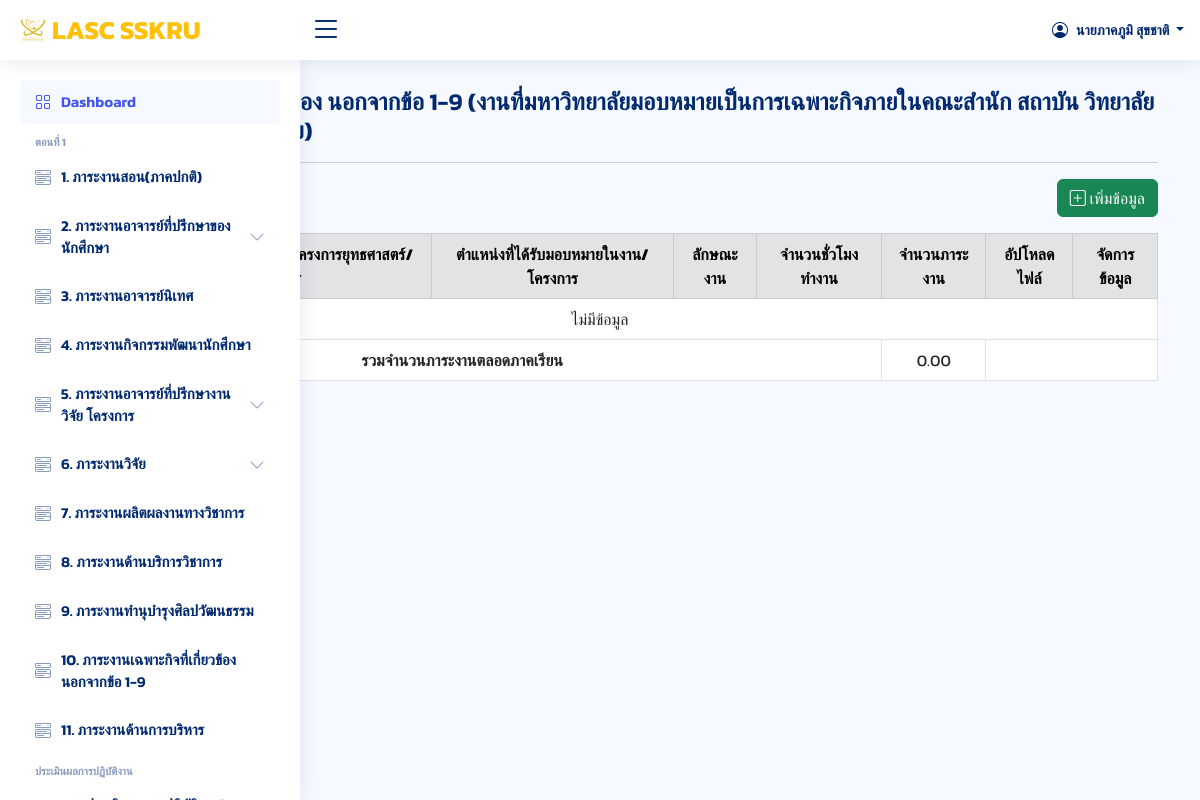
The page /index.php?page=1_10/index_1_10 (signed in) on the database its author committed.
### tables this page shows
CREATE TABLE `users` (
  `userId` int(20) NOT NULL,
  `academic_rank` varchar(50) NOT NULL,
  `nametitle` varchar(50) NOT NULL,
  `firstname` varchar(50) NOT NULL,
  `lastname` varchar(50) NOT NULL,
  `branch` varchar(50) NOT NULL,
  `email` varchar(50) NOT NULL,
  `password` varchar(255) NOT NULL,
  `urole` varchar(50) NOT NULL,
  `isAdmin` varchar(10) NOT NULL,
  `created_at` timestamp NOT NULL DEFAULT current_timestamp()
);

### index.php (the view, shortened to what this page needs)
<?php
  require_once 'config/db.php';
  $userId = $_SESSION['userId'];
  if (isset($_SESSION['userId'])) {
    $stmt = $conn->query("SELECT * FROM users WHERE userId = '$userId'");
    $stmt->execute();
    $row = $stmt->fetch(PDO::FETCH_ASSOC);
  }
?>
<!DOCTYPE html>
<html lang="en">
<head>
  <link href="assets/vendor/bootstrap/css/bootstrap.min.css" rel="stylesheet">
  <link href="assets/vendor/bootstrap-icons/bootstrap-icons.css" rel="stylesheet">
  <link href="assets/vendor/boxicons/css/boxicons.min.css" rel="stylesheet">
  <link href="assets/vendor/quill/quill.snow.css" rel="stylesheet">
  <link href="assets/vendor/quill/quill.bubble.css" rel="stylesheet">
  <link href="assets/vendor/remixicon/remixicon.css" rel="stylesheet">
  <link href="assets/vendor/simple-datatables/style.css" rel="stylesheet">
  <link href="assets/css/style.css" rel="stylesheet">
</head>
<body>
  <header id="header" class="header fixed-top d-flex align-items-center">
    <div class="d-flex align-items-center justify-content-between">
      <a class="logo d-flex align-items-center">
        <img src="assets/img/logo_lasc.png" alt="โลโก้คณะ">
        <span class="d-none d-lg-block" style="color: #ffc107;">LASC SSKRU</span>
      </a>
      <i class="bi bi-list toggle-sidebar-btn"></i>
    </div>
    <nav class="header-nav ms-auto">
      <ul class="d-flex align-items-center">
        <li class="nav-item dropdown pe-3">
          <a class="nav-link nav-profile d-flex align-items-center pe-0" href="#" data-bs-toggle="dropdown">
            <i class="bi bi-person-circle"></i>
            <span class="d-none d-md-block dropdown-toggle ps-2">
            <?php
                if($row['academic_rank'] == 'ไม่มี'){
                  echo  $row['nametitle'] . $row['firstname'] . ' ' . $row['lastname'];
                }elseif(($row['academic_rank'] == 'ศาสตราจารย์' or $row['academic_rank'] == 'รองศาสตราจารย์' or $row['academic_rank'] == 'ผู้ช่วยศาสตราจารย์')and $row['nametitle'] == 'ดร.'){
                  echo $row['academic_rank'] . ' ' . $row['nametitle'] . $row['firstname'] . ' ' . $row['lastname'];
                }elseif(($row['academic_rank'] == 'ศาสตราจารย์' or $row['academic_rank'] == 'รองศาสตราจารย์' or $row['academic_rank'] == 'ผู้ช่วยศาสตราจารย์')and ($row['nametitle'] == 'นาย' or $row['nametitle'] == 'นาง' or $row['nametitle'] == 'นางสาว')){
                  echo $row['academic_rank'] . $row['firstname'] . ' ' . $row['lastname'];
                }
            ?>
            </span>
          </a>
        </li>
      </ul>
    </nav>
  </header>
  <aside id="sidebar" class="sidebar">
    <ul class="sidebar-nav" id="sidebar-nav">
      <li class="nav-item">
        <a class="nav-link " href="index.php?page=users/dashboard">
          <i class="bi bi-grid"></i>
          <span>Dashboard</span>
        </a>
      </li>
      <li class="nav-heading">ตอนที่ 1</li>
      <li class="nav-item">
        <a class="nav-link collapsed" href="index.php?page=1_1/index_1_1">
          <i class="bi bi-menu-button-wide"></i>
          <span>1. ภาระงานสอน(ภาคปกติ)</span>
        </a>
      </li>
      <li class="nav-item">
        <a class="nav-link collapsed" data-bs-target="#components-nav1" data-bs-toggle="collapse" href="#">
          <i class="bi bi-menu-button-wide"></i><span>2. ภาระงานอาจารย์ที่ปรึกษาของนักศึกษา</span><i class="bi bi-chevron-down ms-auto"></i>
        </a>
      </li>
      <li class="nav-item">
        <a class="nav-link collapsed" href="index.php?page=1_3/index_1_3">
          <i class="bi bi-menu-button-wide"></i><span>3. ภาระงานอาจารย์นิเทศ</span>
        </a>
      </li>
      <li class="nav-item">
        <a class="nav-link collapsed" href="index.php?page=1_4/index_1_4">
          <i class="bi bi-menu-button-wide"></i><span>4. ภาระงานกิจกรรมพัฒนานักศึกษา</span>
        </a>
      </li>
      <li class="nav-item">
        <a class="nav-link collapsed" data-bs-target="#components-nav2" data-bs-toggle="collapse" href="#">
          <i class="bi bi-menu-button-wide"></i><span>5. ภาระงานอาจารย์ที่ปรึกษางานวิจัย โครงการ</span><i class="bi bi-chevron-down ms-auto"></i>
        </a>
      </li>
      <li class="nav-item">
        <a class="nav-link collapsed" data-bs-target="#components-nav3" data-bs-toggle="collapse" href="#">
          <i class="bi bi-menu-button-wide"></i><span>6. ภาระงานวิจัย</span><i class="bi bi-chevron-down ms-auto"></i>
        </a>
      </li>
      <li class="nav-item">
        <a class="nav-link collapsed" href="index.php?page=1_7/index_1_7">
          <i class="bi bi-menu-button-wide"></i><span>7. ภาระงานผลิตผลงานทางวิชาการ</span>
        </a>
      </li>
      <li class="nav-item">
        <a class="nav-link collapsed" href="index.php?page=1_8/index_1_8">
          <i class="bi bi-menu-button-wide"></i><span>8. ภาระงานด้านบริการวิชาการ</span>
        </a>
      </li>
      <li class="nav-item">
        <a class="nav-link collapsed" href="index.php?page=1_9/index_1_9">
          <i class="bi bi-menu-button-wide"></i><span>9. ภาระงานทำนุบำรุงศิลปวัฒนธรรม</span>
        </a>
      </li>
      <li class="nav-item">
        <a class="nav-link collapsed" href="index.php?page=1_10/index_1_10">
          <i class="bi bi-menu-button-wide"></i><span>10. ภาระงานเฉพาะกิจที่เกี่ยวข้อง นอกจากข้อ 1-9</span>
        </a>
      </li>
      <li class="nav-item">
        <a class="nav-link collapsed" href="index.php?page=1_11/index_1_11">
          <i class="bi bi-menu-button-wide"></i><span>11. ภาระงานด้านการบริหาร</span>
        </a>
      </li>
      <li class="nav-heading">ประเมินผลการปฏิบัติงาน</li>
      <li class="nav-item">
        <a class="nav-link collapsed" href="index.php?page=3/index_3">
          <i class="bi bi-menu-button-wide"></i><span>แบบประเมินผลการปฏิบัติงาน(สายวิชาการ)</span>
        </a>
      </li>
  </aside>
  <main>
    <br>
    <br>
    <br>
  </main>
</body>
</html>

### assets/css/style.css (style rules this page uses)
:root { scroll-behavior: smooth; }
body { font-family: 'Kanit', sans-serif; background: #f6f9ff; color: #444444; }
a { color: #4154f1; text-decoration: none; }
.logo { line-height: 1; }
@media (min-width: 1200px) { .logo { width: 280px; } }
.logo img { max-height: 26px; margin-right: 6px; }
.logo span { font-size: 26px; font-weight: 700; font-family: 'Kanit', sans-serif; }
.header { transition: all 0.5s; z-index: 997; height: 60px; box-shadow: 0px 2px 20px rgba(1, 41, 112, 0.1); background-color: #fff; padding-left: 20px; }
.header .toggle-sidebar-btn { font-size: 32px; padding-left: 10px; cursor: pointer; color: #012970; }
.header-nav ul { list-style: none; }
.header-nav>ul { margin: 0; padding: 0; }
.header-nav .nav-profile { color: #012970; }
.header-nav .nav-profile span { font-size: 14px; font-weight: 600; }
.sidebar { position: fixed; top: 60px; left: 0; bottom: 0; width: 300px; z-index: 996; transition: all 0.3s; padding: 20px; overflow-y: auto; scrollbar-width: thin; scrollbar-color: #aab7cf transparent; box-shadow: 0px 0px 20px rgba(1, 41, 112, 0.1); background-color: #fff; }
.sidebar-nav { padding: 0; margin: 0; list-style: none; }
.sidebar-nav li { padding: 0; margin: 0; list-style: none; }
.sidebar-nav .nav-item { margin-bottom: 5px; }
.sidebar-nav .nav-heading { font-size: 11px; text-transform: uppercase; color: #899bbd; font-weight: 600; margin: 10px 0 5px 15px; }
.sidebar-nav .nav-link { display: flex; align-items: center; font-size: 15px; font-weight: 600; color: #4154f1; transition: 0.3; background: #f6f9ff; padding: 10px 15px; border-radius: 4px; }
.sidebar-nav .nav-link i { font-size: 16px; margin-right: 10px; color: #4154f1; }
.sidebar-nav .nav-link.collapsed { color: #012970; background: #fff; }
.sidebar-nav .nav-link.collapsed i { color: #899bbd; }
.sidebar-nav .nav-link .bi-chevron-down { margin-right: 0; transition: transform 0.2s ease-in-out; }

### rows shown on the page
users: nametitle "นาย", firstname "ภาคภูมิ", lastname "สุขชาติ"

### other values the page prints
$totalAmountWork "0.00"
